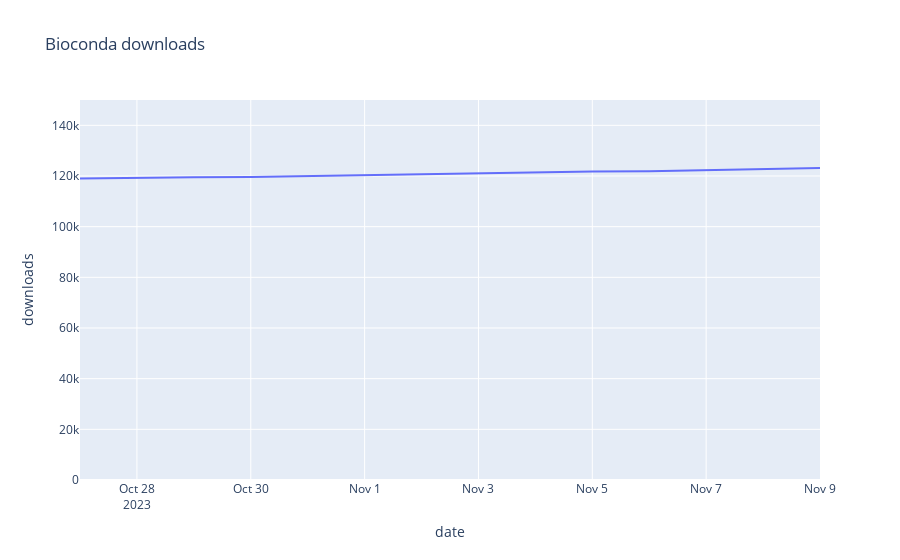

Notebook source saved alongside this figure:
### Code cell
import plotly.express as px
fig = px.line(
    downloads,
    x="date", y="downloads", title="Bioconda downloads",
)
fig.update_yaxes(range=[0, 150_000])
fig

### Figure 1 — Plotly figure (JSON) as saved in the notebook; plotly's stock layout.template omitted (floating-point values rounded to 4 significant figures)
{"data": [{"hovertemplate": "date=%{x}<br>downloads=%{y}<extra></extra>", "legendgroup": "", "line": {"color": "#636efa", "dash": "solid"}, "marker": {"symbol": "circle"}, "mode": "lines", "name": "", "orientation": "v", "showlegend": false, "x": ["2023-10-27", "2023-10-28", "2023-10-29", "2023-10-30", "2023-10-31", "2023-11-01", "2023-11-02", "2023-11-03", "2023-11-04", "2023-11-05", "2023-11-06", "2023-11-07", "2023-11-08", "2023-11-09"], "xaxis": "x", "y": [118987, 119370, 119461, 119599, 119967, 120473, 120925, 121318, 121669, 121792, 121888, 122289, 122737, 123181], "yaxis": "y", "type": "scatter"}], "layout": {"xaxis": {"anchor": "y", "domain": [0.0, 1.0], "title": {"text": "date"}}, "yaxis": {"anchor": "x", "domain": [0.0, 1.0], "title": {"text": "downloads"}, "range": [0, 150000]}, "legend": {"tracegroupgap": 0}, "title": {"text": "Bioconda downloads"}}}
